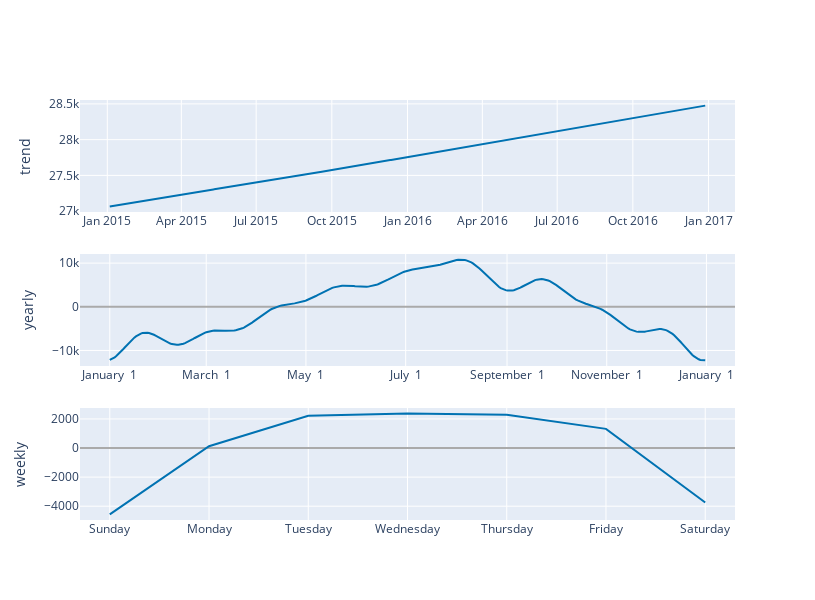

Write notebook code for a chart like this one.
### Code cell
fig = plot_components_plotly(modelo_prophet_sem_outlier_cv, previsao_sem_outlier_cv)
fig.update_layout(autosize=False, width=815, height=600)

fig.show()

### Figure 1 — Plotly figure (JSON) as saved in the notebook; plotly's stock layout.template omitted (floating-point values rounded to 4 significant figures; data arrays with more than 128 entries replaced by an {"elided": "..."} marker saying what was removed)
{"data": [{"line": {"color": "#0072B2", "width": 2}, "mode": "lines", "name": "trend", "type": "scatter", "x": {"elided": "678 str values"}, "xaxis": "x", "y": {"elided": "678 float values"}, "yaxis": "y"}, {"line": {"color": "rgba(0, 114, 178, 0.2)", "width": 0}, "mode": "lines", "name": "trend_upper", "type": "scatter", "x": {"elided": "678 str values"}, "xaxis": "x", "y": {"elided": "678 float values"}, "yaxis": "y"}, {"fill": "tonexty", "fillcolor": "rgba(0, 114, 178, 0.2)", "line": {"color": "rgba(0, 114, 178, 0.2)", "width": 0}, "mode": "lines", "name": "trend_lower", "type": "scatter", "x": {"elided": "678 str values"}, "xaxis": "x", "y": {"elided": "678 float values"}, "yaxis": "y"}, {"line": {"color": "#0072B2", "width": 2}, "mode": "lines", "name": "yearly", "type": "scatter", "x": {"elided": "365 str values"}, "xaxis": "x2", "y": {"elided": "365 float values"}, "yaxis": "y2"}, {"line": {"color": "#0072B2", "width": 2}, "mode": "lines", "name": "weekly", "type": "scatter", "x": ["2017-01-01T00:00:00.000000000", "2017-01-02T00:00:00.000000000", "2017-01-03T00:00:00.000000000", "2017-01-04T00:00:00.000000000", "2017-01-05T00:00:00.000000000", "2017-01-06T00:00:00.000000000", "2017-01-07T00:00:00.000000000"], "xaxis": "x3", "y": [-4564.0, 122.4, 2218.0, 2369.0, 2283.0, 1319.0, -3747.0], "yaxis": "y3"}], "layout": {"autosize": false, "height": 600, "showlegend": false, "width": 815, "xaxis": {"anchor": "y", "domain": [0, 1], "range": ["2014-11-28T19:12:00", "2017-02-02T04:48:00"], "type": "date"}, "xaxis2": {"anchor": "y2", "domain": [0, 1], "range": ["2016-12-13T18:54:02.958904115", "2018-01-18T11:04:57.863013581"], "tickformat": "%B %e", "type": "date"}, "xaxis3": {"anchor": "y3", "domain": [0, 1], "range": ["2016-12-31T16:48:00", "2017-01-07T07:12:00"], "tickformat": "%A", "type": "date"}, "yaxis": {"anchor": "x", "domain": [0.7333, 1], "rangemode": "normal", "title": {"text": "trend"}, "zerolinecolor": "#AAA"}, "yaxis2": {"anchor": "x2", "domain": [0.3667, 0.6333], "title": {"text": "yearly"}, "zerolinecolor": "#AAA"}, "yaxis3": {"anchor": "x3", "domain": [0, 0.2667], "title": {"text": "weekly"}, "zerolinecolor": "#AAA"}}}
